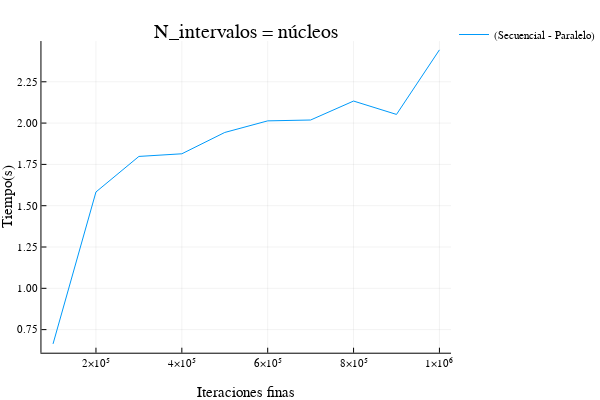

Here is the notebook cell this chart was saved with:
### Code cell
plotly()
plot(lista_tiempos_x, diferencia_relativa_16, label="(Secuencial - Paralelo)", title="N_intervalos = núcleos", xlabel="Iteraciones finas", ylabel="Tiempo(s)")

### Figure 1 — Plotly figure (JSON) as saved in the notebook; plotly's stock layout.template omitted (floating-point values rounded to 4 significant figures)
{"data": [{"colorbar": {"title": ""}, "legendgroup": "(Secuencial - Paralelo)", "line": {"color": "rgba(0, 154, 250, 1.000)", "dash": "solid", "shape": "linear", "width": 1}, "mode": "lines", "name": "(Secuencial - Paralelo)", "showlegend": true, "type": "scatter", "x": [100000, 200000, 300000, 400000, 500000, 600000.0, 700000, 800000, 900000, 1000000], "xaxis": "x1", "y": [0.6637, 1.583, 1.798, 1.814, 1.943, 2.013, 2.019, 2.133, 2.052, 2.443], "yaxis": "y1", "zmax": null, "zmin": null}], "layout": {"annotations": [{"font": {"color": "rgba(0, 0, 0, 1.000)", "family": "sans-serif", "size": 20}, "rotation": 0, "showarrow": false, "text": "N_intervalos = núcleos", "x": 0.5424, "xanchor": "center", "xref": "paper", "y": 1, "yanchor": "top", "yref": "paper"}], "height": 400, "legend": {"bgcolor": "rgba(255, 255, 255, 1.000)", "bordercolor": "rgba(0, 0, 0, 1.000)", "font": {"color": "rgba(0, 0, 0, 1.000)", "family": "sans-serif", "size": 11}, "tracegroupgap": 0, "x": 1, "y": 1}, "margin": {"b": 20, "l": 0, "r": 0, "t": 20}, "paper_bgcolor": "rgba(255, 255, 255, 1.000)", "plot_bgcolor": "rgba(255, 255, 255, 1.000)", "showlegend": true, "width": 600, "xaxis": {"anchor": "y1", "domain": [0.09128, 0.9934], "gridcolor": "rgba(0, 0, 0, 0.100)", "gridwidth": 0.5, "linecolor": "rgba(0, 0, 0, 1.000)", "mirror": false, "range": [73000, 1027000], "showgrid": true, "showline": true, "showticklabels": true, "tickangle": 0, "tickcolor": "rgb(0, 0, 0)", "tickfont": {"color": "rgba(0, 0, 0, 1.000)", "family": "sans-serif", "size": 11}, "tickmode": "array", "ticks": "inside", "ticktext": ["2×10⁵", "4×10⁵", "6×10⁵", "8×10⁵", "1×10⁶"], "tickvals": [200000, 400000, 600000, 800000, 1000000], "title": "Iteraciones finas", "titlefont": {"color": "rgba(0, 0, 0, 1.000)", "family": "sans-serif", "size": 15}, "type": "-", "visible": true, "zeroline": false, "zerolinecolor": "rgba(0, 0, 0, 1.000)"}, "yaxis": {"anchor": "x1", "domain": [0.07581, 0.9415], "gridcolor": "rgba(0, 0, 0, 0.100)", "gridwidth": 0.5, "linecolor": "rgba(0, 0, 0, 1.000)", "mirror": false, "range": [0.6103, 2.497], "showgrid": true, "showline": true, "showticklabels": true, "tickangle": 0, "tickcolor": "rgb(0, 0, 0)", "tickfont": {"color": "rgba(0, 0, 0, 1.000)", "family": "sans-serif", "size": 11}, "tickmode": "array", "ticks": "inside", "ticktext": ["0.75", "1.00", "1.25", "1.50", "1.75", "2.00", "2.25"], "tickvals": [0.75, 1, 1.25, 1.5, 1.75, 2, 2.25], "title": "Tiempo(s)", "titlefont": {"color": "rgba(0, 0, 0, 1.000)", "family": "sans-serif", "size": 15}, "type": "-", "visible": true, "zeroline": false, "zerolinecolor": "rgba(0, 0, 0, 1.000)"}}}
